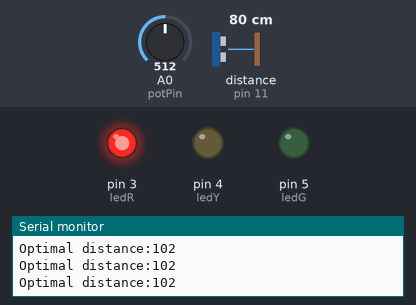
Recording of a sketch running on a simulated Arduino Uno, built with avr-gcc and run on an emulated ATmega328P. On the bench: output pins drawn as LEDs (lit = HIGH), the last lines printed to the serial monitor. Inputs (shaded band) come from the test bench; at power-on: distance to the obstacle (sensor on pin 11) 80 cm, A0 (potPin) = 512. The echo pulse lasts 58.3 µs per cm.

Above: at 1.2 s.
1.3 s: distance to the obstacle (sensor on pin 11) set to 130 cm
2.8 s: distance to the obstacle (sensor on pin 11) set to 137 cm
At 3.9 s:
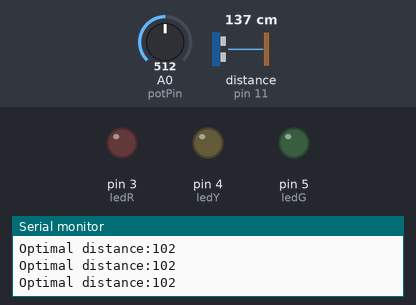
4.3 s: distance to the obstacle (sensor on pin 11) set to 2 cm
At 4.9 s:
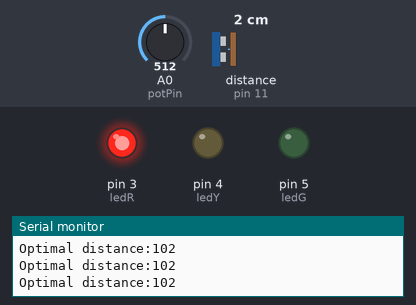
5.8 s: distance to the obstacle (sensor on pin 11) set to 250 cm
At 6.1 s:
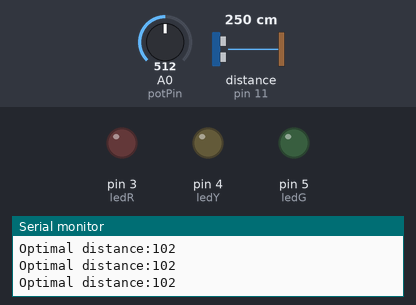
Timing chart, 0 to 8.3 s (numbered marks = the images above; inputs shaded):
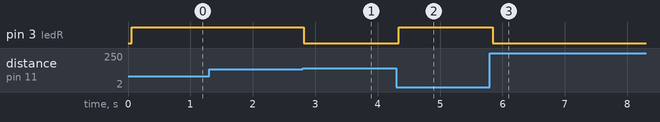

The sketch:

TEST_GarageParkIndicator_RYG.ino
```cpp
// (licence header left out)
#include <NewPing.h>

#define DEBUG         true // Set to true to enable Serial debug
#define TRIGGER_PIN   12  // Board pin tied to trigger pin on the ultrasonic sensor.
#define ECHO_PIN      11  // Board pin tied to echo pin on the ultrasonic sensor.
#define MAX_DISTANCE  300 // Maximum distance we want to ping for (in centimeters). Maximum sensor distance is rated at 400-500cm.

// leds pins
int ledR = 3;
int ledY = 4;
int ledG = 5;

int potPin = A0;

int optDistance;
int optDistanceGap = 5;
int optMin;
int optMax;
int yellowGap = 10;
int redGap = 20;
int maxDistance = MAX_DISTANCE;
int currentDistance;
int prevDistance = 0;
int deviationThreshold = 2;
int timerStartTime = 0;
int ledsTimout = 30; // seconds

NewPing sonar(TRIGGER_PIN, ECHO_PIN, MAX_DISTANCE);

void setup() {
  if (DEBUG) {
    Serial.begin(115200);
    Serial.println("Garage sensor is starting");
  }

  pinMode(ledG, OUTPUT);
  pinMode(ledY, OUTPUT);
  pinMode(ledR, OUTPUT);
}

void loop() {

  // get pot reading for the optimal distance.
  optDistance = analogRead(potPin) / 5; // potentiometer readins are in between 0 and 1023. Deviding it by 5 makes our optimal distance range from 0 to about 200cm

  // recalculate optimal distance gaps
  optMin = optDistance - optDistanceGap;
  optMax = optDistance + optDistanceGap;

  if (DEBUG) {
    Serial.print("Optimal distance:");
    Serial.println(optDistance);
  }

  delay(50); // Wait 50ms between pings (about 20 pings/sec). 29ms should be the shortest delay between pings.

  currentDistance = sonar.ping() / US_ROUNDTRIP_CM; // Send ping, get ping time in microseconds (uS) and translate it into cm

  if (abs(currentDistance - prevDistance) >= deviationThreshold) {
    prevDistance = currentDistance;
    timerStartTime = millis();

    if (DEBUG) {
      Serial.print("Current distance:");
      Serial.println(currentDistance);
    }

    // if distance is in range of optimal distances, turn on green led
    if (inRange(currentDistance, optMin, optMax)) {
      setLeds(LOW, LOW, HIGH);
      if (DEBUG) Serial.println("Got in optimal distance range");
    }
    // if distance is close to the optimal distances, but not yet there, turn on yellow led
    else if (inRange(currentDistance, optMin - yellowGap, optMin) || inRange(currentDistance, optMax, optMax + yellowGap)) {
      setLeds(LOW, HIGH, LOW);
      if (DEBUG) Serial.println("Close to the optimal distance");
    }
    // if distance is close to zero or too far, turn on red led
    else if (inRange(currentDistance, 0, optMin - yellowGap) || inRange(currentDistance, optMax + yellowGap, optMax + yellowGap + redGap)) {
      setLeds(HIGH, LOW, LOW);
      if (DEBUG) Serial.println("Too far from the optimal distance");
    }
    // otherwise turn all leds off
    else {
      setLeds(LOW, LOW, LOW);
      if (DEBUG) Serial.println("Turn all leds off");
    }
  } else {
    int currentTime = millis();
    if ((currentTime - timerStartTime) / 1000 > ledsTimout) {
      if (DEBUG) Serial.println((currentTime - timerStartTime) / 1000);
      setLeds(LOW, LOW, LOW);
    }
  }
}

/**
 * Turn leds on and off
 */
void setLeds(int r, int y, int g) {
  digitalWrite(ledR, r);
  digitalWrite(ledY, y);
  digitalWrite(ledG, g);
}

/**
 * Check is value in range
 */
bool inRange(int d, int rangeMin, int rangeMax) {
  return d >= rangeMin && d < rangeMax;
}
```

Measured:
- the behaviour switches between 133 and 134 cm on distance to the obstacle (sensor on pin 11) (found by bisection; images 0 and 1)
- after the input at 2.8 s, pin 3 (ledR): HIGH → LOW at once
- after the input at 4.3 s, pin 3 (ledR): LOW → HIGH at once
- after the input at 5.8 s, pin 3 (ledR): HIGH → LOW at once
